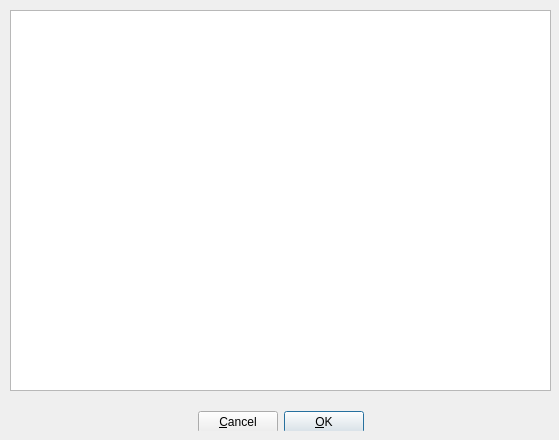
<?xml version="1.0" encoding="UTF-8"?>
<ui version="4.0">
 <class>MidiInputMapper_UI</class>
 <widget class="QDialog" name="MidiInputMapper_UI">
  <property name="geometry">
   <rect>
    <x>0</x>
    <y>0</y>
    <width>559</width>
    <height>440</height>
   </rect>
  </property>
  <property name="windowTitle">
   <string>Form1</string>
  </property>
  <widget class="QWidget" name="Layout33">
   <property name="geometry">
    <rect>
     <x>10</x>
     <y>400</y>
     <width>541</width>
     <height>31</height>
    </rect>
   </property>
   <layout class="QHBoxLayout">
    <item>
     <spacer>
      <property name="orientation">
       <enum>Qt::Horizontal</enum>
      </property>
      <property name="sizeType">
       <enum>QSizePolicy::Expanding</enum>
      </property>
      <property name="sizeHint" stdset="0">
       <size>
        <width>184</width>
        <height>16</height>
       </size>
      </property>
     </spacer>
    </item>
    <item>
     <widget class="QPushButton" name="cancelBtn">
      <property name="sizePolicy">
       <sizepolicy hsizetype="Preferred" vsizetype="Preferred">
        <horstretch>0</horstretch>
        <verstretch>0</verstretch>
       </sizepolicy>
      </property>
      <property name="minimumSize">
       <size>
        <width>0</width>
        <height>22</height>
       </size>
      </property>
      <property name="text">
       <string>&amp;Cancel</string>
      </property>
      <property name="shortcut">
       <string>Alt+C</string>
      </property>
     </widget>
    </item>
    <item>
     <widget class="QPushButton" name="okBtn">
      <property name="sizePolicy">
       <sizepolicy hsizetype="Preferred" vsizetype="Preferred">
        <horstretch>0</horstretch>
        <verstretch>0</verstretch>
       </sizepolicy>
      </property>
      <property name="minimumSize">
       <size>
        <width>0</width>
        <height>22</height>
       </size>
      </property>
      <property name="text">
       <string>&amp;OK</string>
      </property>
      <property name="shortcut">
       <string>Alt+O</string>
      </property>
      <property name="default">
       <bool>true</bool>
      </property>
      <property name="flat">
       <bool>false</bool>
      </property>
     </widget>
    </item>
    <item>
     <spacer>
      <property name="orientation">
       <enum>Qt::Horizontal</enum>
      </property>
      <property name="sizeType">
       <enum>QSizePolicy::Expanding</enum>
      </property>
      <property name="sizeHint" stdset="0">
       <size>
        <width>183</width>
        <height>16</height>
       </size>
      </property>
     </spacer>
    </item>
   </layout>
  </widget>
  <widget class="MidiTable" name="midiTable">
   <property name="geometry">
    <rect>
     <x>10</x>
     <y>10</y>
     <width>541</width>
     <height>381</height>
    </rect>
   </property>
  </widget>
 </widget>
 <layoutdefault spacing="6" margin="11"/>
 <customwidgets>
  <customwidget>
   <class>MidiTable</class>
   <extends>QTableWidget</extends>
   <header location="global">../src/widgets/midiTable.h</header>
  </customwidget>
 </customwidgets>
 <resources/>
 <connections/>
</ui>
